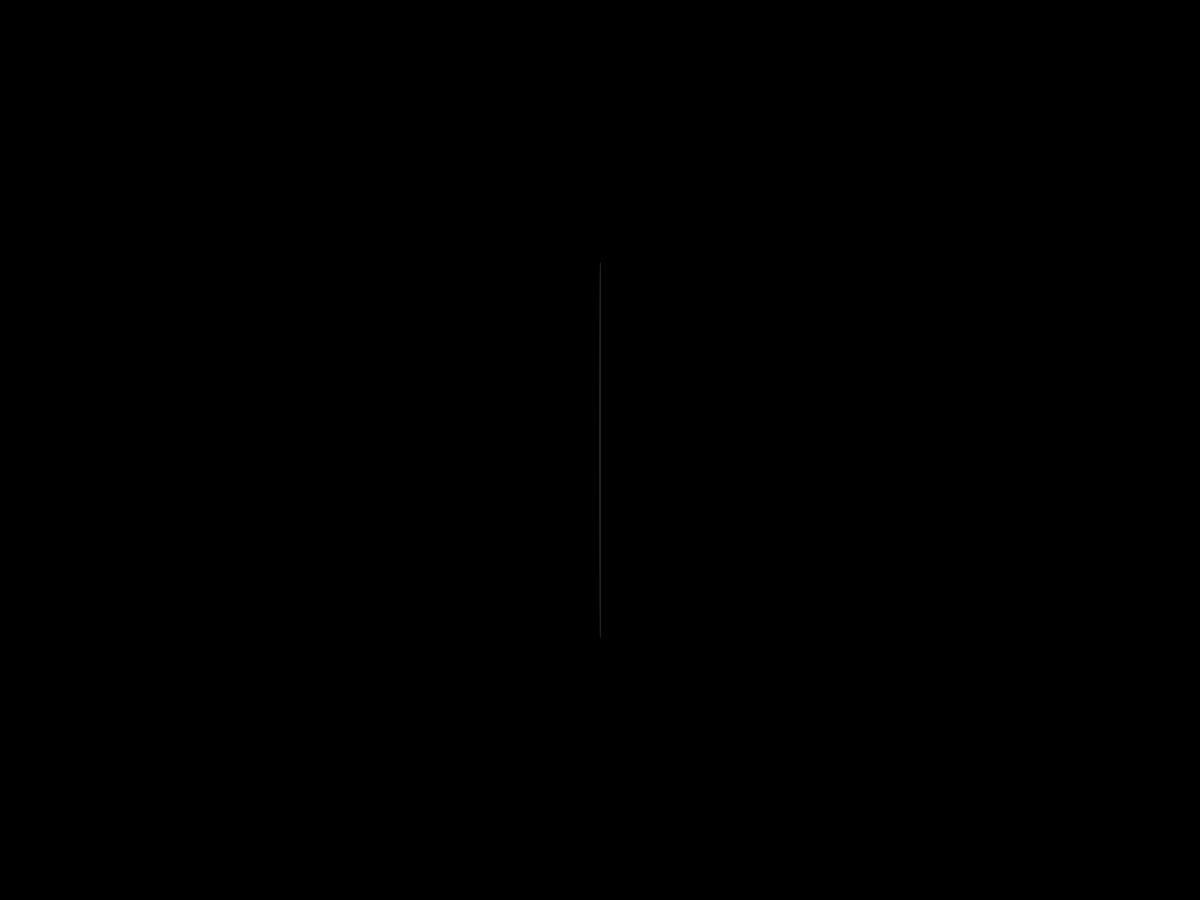
Frame 1 (no input)
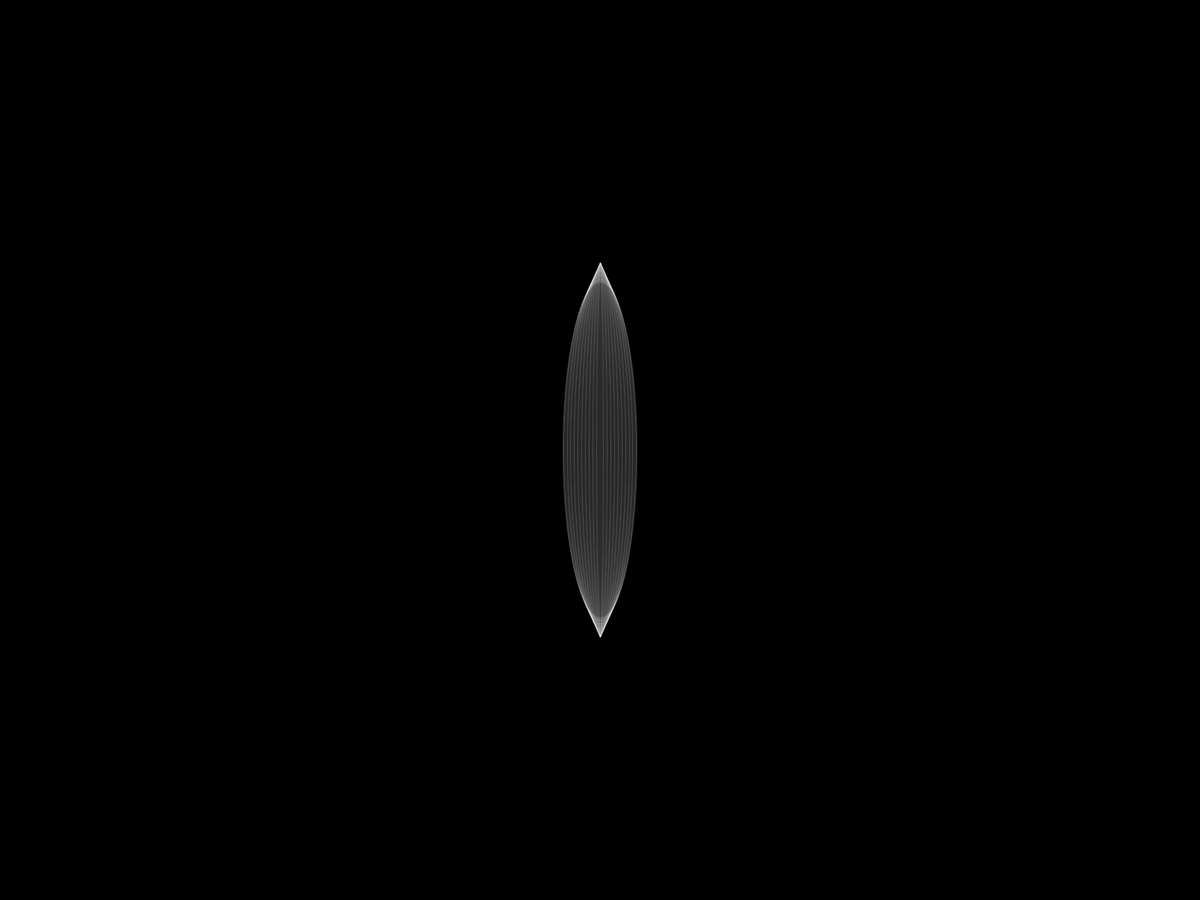
Frame 60 (the mouse pressed at the canvas centre just before this capture)
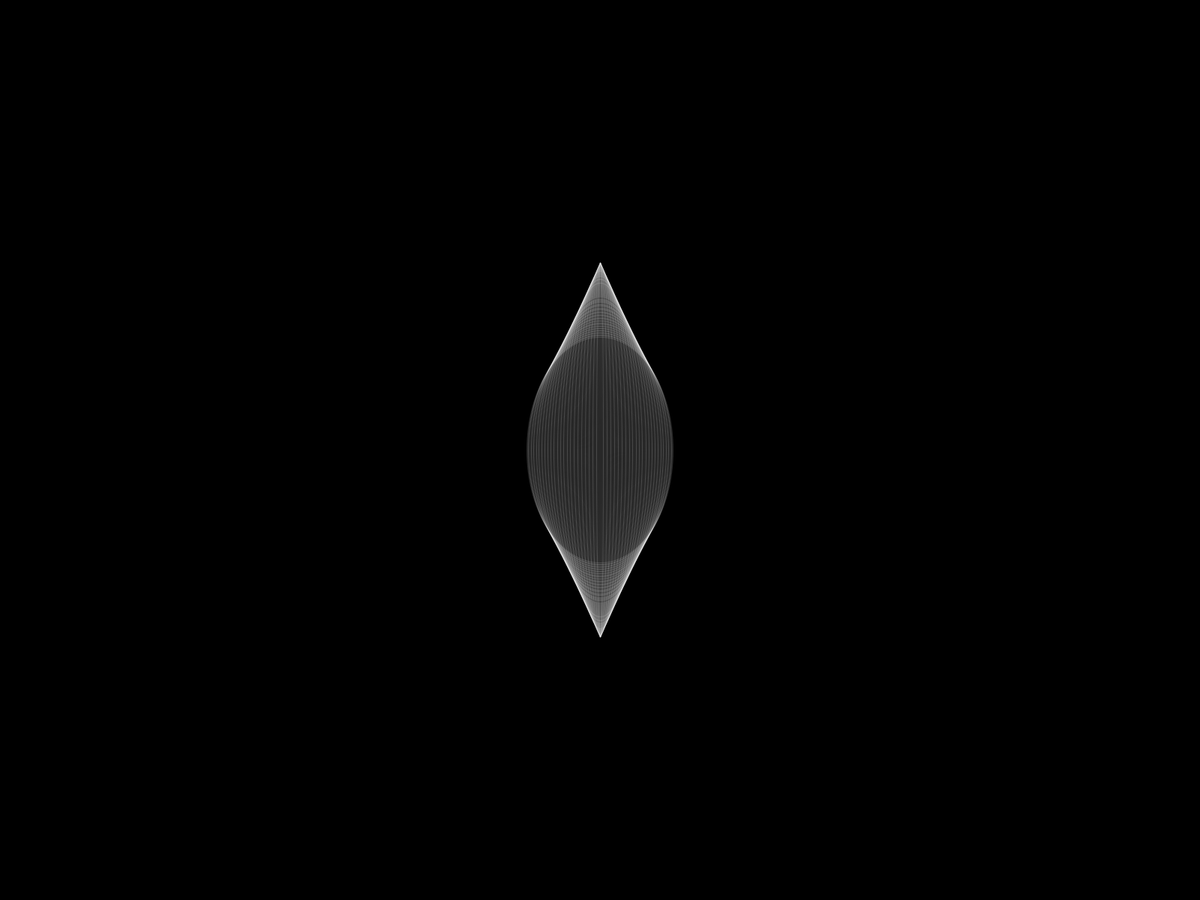
Frame 120 (the mouse held since frame 60 and released just before this capture)

The Processing sketch that drew these frames (run headless with seeded random() and noise(); from frame 60 on, the mouse is pressed at the canvas centre):

// Processing sketch: mySketch
// ── mySketch.pde
void setup(){
  fullScreen();
  background(0);
  noFill();
  stroke(255,40);
}

void draw(){
  float t = (float)frameCount;
  translate(width/2, height/2);

  // usando "t" a rotação vai aumentar a cada frame formando um círculo
  //rotate(t);
  //rotate(t/10);
  //rotate(t/100);
  
  ellipse(0, 0, sin(t/300)*500, cos(t/130)*500);
}
